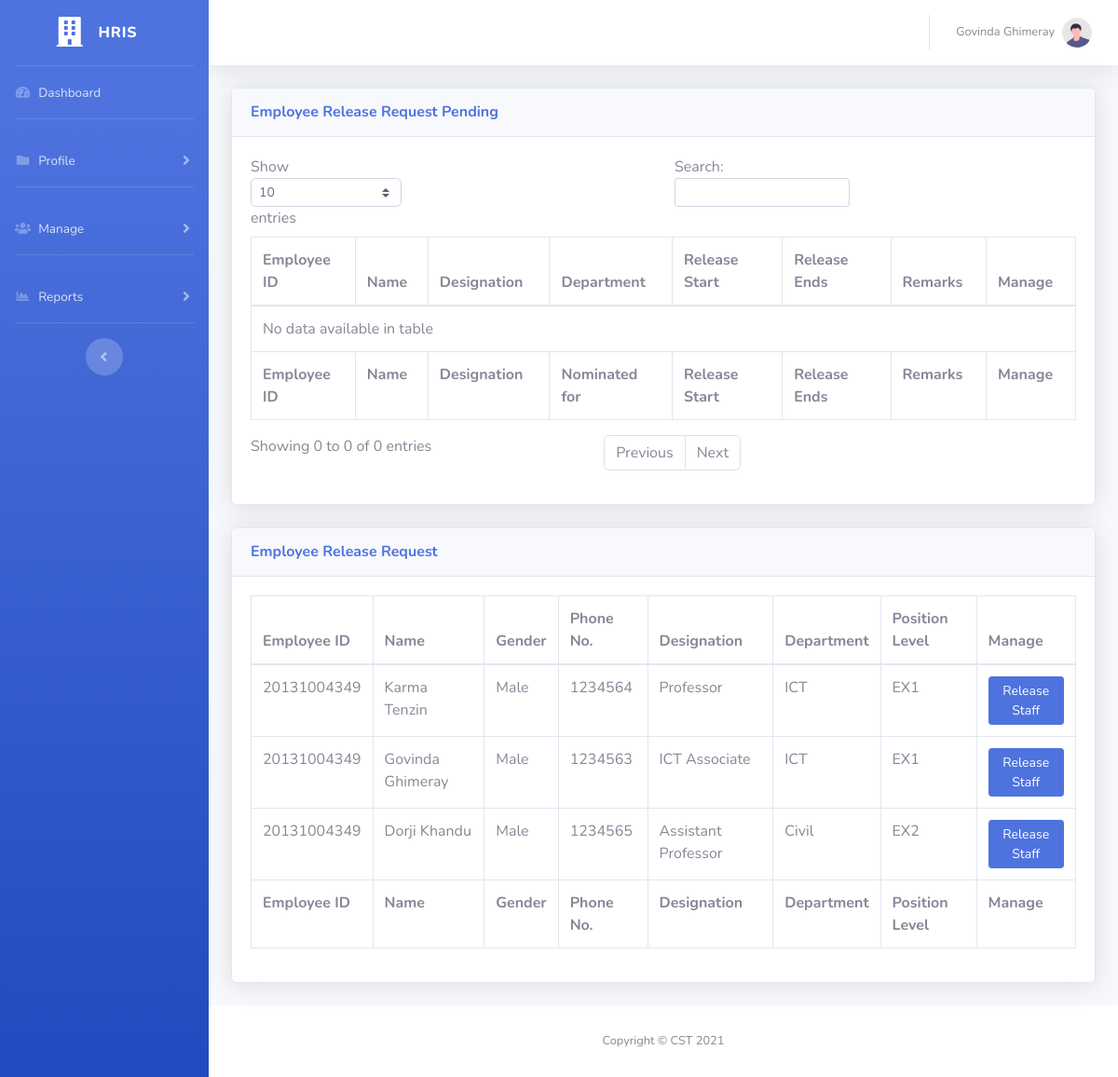
The app's page /release_order.php (signed in) with its own data.
### tables this page shows
CREATE TABLE `employee` (
  `employee_id` bigint(14) NOT NULL,
  `cid` bigint(11) NOT NULL,
  `name` varchar(50) NOT NULL,
  `gender` varchar(10) NOT NULL,
  `dob` date NOT NULL,
  `email` varchar(50) NOT NULL,
  `mobile` int(11) NOT NULL,
  `designation` int(11) NOT NULL,
  `department` int(11) NOT NULL,
  `nationality` varchar(20) NOT NULL,
  `address` varchar(255) NOT NULL,
  `service_status` int(11) NOT NULL,
  `position_level` int(11) NOT NULL
);

CREATE TABLE `designation` (
  `desig_id` int(11) NOT NULL,
  `desig_name` varchar(30) NOT NULL
);

CREATE TABLE `department` (
  `dept_id` int(11) NOT NULL,
  `dept_name` varchar(50) NOT NULL
);

CREATE TABLE `position_level` (
  `pos_id` int(11) NOT NULL,
  `pos_name` varchar(10) NOT NULL
);

### release_order.php (the view, shortened to what this page needs)
<?php
include('./include/header.php');
if($acl==3){
?>
                <div class="container-fluid">
                    <div class="card shadow mb-4">
                        <div class="card-header py-3">
                            <h6 class="m-0 font-weight-bold text-primary">Employee Release Request Pending</h6>
                        </div>
                        <div class="card-body">
                            <div class="table-responsive">
                                <table class="table table-bordered" id="myTable" width="100%" cellspacing="0">
                                    <thead>
                                        <tr>
                                            <th>Employee ID</th>
                                            <th>Name</th>
                                            <th>Designation</th>
                                            <th>Department</th>
                                            <th>Release Start</th>
                                            <th>Release Ends</th>
                                            <th>Remarks</th>
                                            <th>Manage</th>
                                        </tr>
                                    </thead>
                                    <tfoot>
                                        <tr>
                                            <th>Employee ID</th>
                                            <th>Name</th>
                                            <th>Designation</th>
                                            <th>Nominated for</th>
                                            <th>Release Start</th>
                                            <th>Release Ends</th>
                                            <th>Remarks</th>
                                            <th>Manage</th>
                                        </tr>
                                    </tfoot>
                                    <tbody>
                                        <?php
                                        $sql = "SELECT `sr_id`, `employee_id`, `name`, `nominated_for`, `email`, `mobile`, `designation`, `department`, `position_level`, `start_date`, `end_date`, `remarks` FROM `employee`, `staff_release` WHERE `employee_id`=`empid` AND `approval_status` IS NULL";
                                        $tr_Qry=mysqli_query($con,$sql);
                                        while(list($sr_id, $employee_id, $name, $nominated_for, $email, $mobile, $designation, $department, $position_level, $start_date, $end_date, $remarks)=mysqli_fetch_row($tr_Qry)){
                                            list($dept)=mysqli_fetch_row(mysqli_query($con,"SELECT `dept_name` FROM `department` WHERE `dept_id`=".$department));
                                            list($desig)=mysqli_fetch_row(mysqli_query($con,"SELECT `desig_name` FROM `designation` WHERE `desig_id`=".$designation));
                                            list($pos)=mysqli_fetch_row(mysqli_query($con,"SELECT `pos_name` FROM `position_level` WHERE `pos_id`=".$department));
                                        ?>
                                        <tr>
                                            <td><?=$emp_id;?></td>
                                            <td><?=$name;?></td>
                                            <td><?=$desig;?></td>
                                            <td><?=$nominated_for;?></td>
                                            <td><?=$start_date;?></td>
                                            <td><?=$end_date;?></td>
                                            <td><?=$remarks;?></td>
                                            <td>
                                                <a class="btn btn-primary btn-user btn-sm" href="./release_order/approve_release_request.php?id=<?=$sr_id;?>">Approve</a>
                                                <a class="btn btn-danger btn-user btn-sm" href="./release_order/reject_release_request.php?id=<?=$sr_id;?>">Reject</a>
                                                <a class="btn btn-primary btn-user btn-sm" href="add_release_request.php?id=<?=$employee_id;?>">View Records</a>
                                            </td>
                                        </tr>
                                        <?php
                                        }
                                        ?>
                                    </tbody>
                                </table>
                            </div>
                        </div>
                    </div>
                </div>
<?php
} ?>
                <div class="container-fluid">
                    <div class="card shadow mb-4">
                        <div class="card-header py-3">
                            <h6 class="m-0 font-weight-bold text-primary">Employee Release Request</h6>
                        </div>
                        <div class="card-body">
                            <div class="table-responsive">
                                <table class="table table-bordered" id="myTable" width="100%" cellspacing="0">
                                    <thead>
                                        <tr>
                                            <th>Employee ID</th>
                                            <th>Name</th>
                                            <th>Gender</th>
                                            <th>Phone No.</th>
                                            <th>Designation</th>
                                            <th>Department</th>
                                            <th>Position Level</th>
                                            <th>Manage</th>
                                        </tr>
                                    </thead>
                                    <tfoot>
                                        <tr>
                                            <th>Employee ID</th>
                                            <th>Name</th>
                                            <th>Gender</th>
                                            <th>Phone No.</th>
                                            <th>Designation</th>
                                            <th>Department</th>
                                            <th>Position Level</th>
                                            <th>Manage</th>
                                        </tr>
                                    </tfoot>
                                    <tbody>
                                        <?php
                                        $sql = "SELECT `employee_id`, `name`, `gender`, `email`, `mobile`, `designation`, `department`, `position_level` FROM `employee` WHERE 1 ";
                                        $sql.=" ORDER BY `position_level` ASC";
                                        $tr_Qry=mysqli_query($con,$sql);
                                        while(list($employee_id, $name, $gender, $email, $mobile, $designation, $department, $position_level)=mysqli_fetch_row($tr_Qry)){
                                            list($dept)=mysqli_fetch_row(mysqli_query($con,"SELECT `dept_name` FROM `department` WHERE `dept_id`=".$department));
                                            list($desig)=mysqli_fetch_row(mysqli_query($con,"SELECT `desig_name` FROM `designation` WHERE `desig_id`=".$designation));
                                            list($pos)=mysqli_fetch_row(mysqli_query($con,"SELECT `pos_name` FROM `position_level` WHERE `pos_id`=".$department));
                                        ?>
                                        <tr>
                                            <td><?=$emp_id;?></td>
                                            <td><?=$name;?></td>
                                            <td><?=$gender;?></td>
                                            <td><?=$mobile;?></td>
                                            <td><?=$desig;?></td>
                                            <td><?=$dept;?></td>
                                            <td><?=$pos;?></td>
                                            <td>
                                                <a class="btn btn-primary btn-user btn-sm" href="add_release_request.php?id=<?=$employee_id;?>">Release Staff</a>
                                            </td>
                                        </tr>
                                        <?php
                                        }
                                        ?>
                                    </tbody>
                                </table>
                            </div>
                        </div>
                    </div>
                </div>
<?php
include('./include/footer.php');
?>

### include/header.php (shortened to what this page needs)
<?php
	include('./include/connection.php');
	$emp_id=$_SESSION['emp_id'];
	$acl=$_SESSION['acl'];
	list($employee_name)=mysqli_fetch_row(mysqli_query($con,"SELECT name FROM employee WHERE employee_id='".$emp_id."'"));
?>
<!DOCTYPE html>
<html lang="en">
<head>
    <link href="vendor/fontawesome-free/css/all.min.css" rel="stylesheet" type="text/css">
    <link href="css/sb-admin-2.min.css" rel="stylesheet">
</head>
<body id="page-top">
    <div id="wrapper">
        <ul class="navbar-nav bg-gradient-primary sidebar sidebar-dark accordion" id="accordionSidebar">
            <a class="sidebar-brand d-flex align-items-center justify-content-center" href="index.php">
                <div class="sidebar-brand-icon rotate-n-0">
                    <i class="fas fa-building"></i>
                </div>
                <div class="sidebar-brand-text mx-3">HRIS</div>
            </a>
            <hr class="sidebar-divider my-0">
            <li class="nav-item">
                <a class="nav-link" href="index.php">
                    <i class="fas fa-fw fa-tachometer-alt"></i>
                    <span>Dashboard</span></a>
            </li>
            <hr class="sidebar-divider">
            <li class="nav-item">
                <a class="nav-link collapsed" href="#" data-toggle="collapse" data-target="#Profile"
                    aria-expanded="true" aria-controls="Profile">
                    <i class="fas fa-fw fa-folder"></i>
                    <span>Profile</span>
                </a>
            </li>
            <?php
            if ($acl==3 || $acl==2){
            ?>
            <hr class="sidebar-divider">
            <li class="nav-item">
                <a class="nav-link collapsed" href="#" data-toggle="collapse" data-target="#Manage"
                    aria-expanded="true" aria-controls="Manage">
                    <i class="fas fa-fw fa-users"></i>
                    <span>Manage</span>
                </a>
            </li>
            <?php
            }
            ?>
            <hr class="sidebar-divider">
            <li class="nav-item">
                <a class="nav-link collapsed" href="#" data-toggle="collapse" data-target="#Reports"
                    aria-expanded="true" aria-controls="Reports">
                    <i class="fas fa-fw fa-chart-area"></i>
                    <span>Reports</span>
                </a>
            </li>
            <hr class="sidebar-divider d-none d-md-block">
            <div class="text-center d-none d-md-inline">
                <button class="rounded-circle border-0" id="sidebarToggle"></button>
            </div>
        </ul>
        <div id="content-wrapper" class="d-flex flex-column">
            <div id="content">
                <nav class="navbar navbar-expand navbar-light bg-white topbar mb-4 static-top shadow">
                    <ul class="navbar-nav ml-auto">
                        <li class="nav-item dropdown no-arrow">
                            <a class="nav-link dropdown-toggle" href="#" id="userDropdown" role="button"
                                data-toggle="dropdown" aria-haspopup="true" aria-expanded="false">
                                <span class="mr-2 d-none d-lg-inline text-gray-600 small"><?php echo $employee_name; ?></span>
                                <img class="img-profile rounded-circle"
                                    src="img/undraw_profile.svg">
                            </a>
                        </li>
                    </ul>
                </nav>

### records on screen
employee: name "Govinda Ghimeray", gender "Male", mobile "1234563", designation.desig_name "ICT Associate", department.dept_name "ICT", position_level.pos_name "EX1"
employee: name "Karma Tenzin", gender "Male", mobile "1234564", designation.desig_name "Professor", department.dept_name "ICT", position_level.pos_name "EX1"
employee: name "Dorji Khandu", gender "Male", mobile "1234565", designation.desig_name "Assistant Professor", department.dept_name "Civil", position_level.pos_name "EX2"
